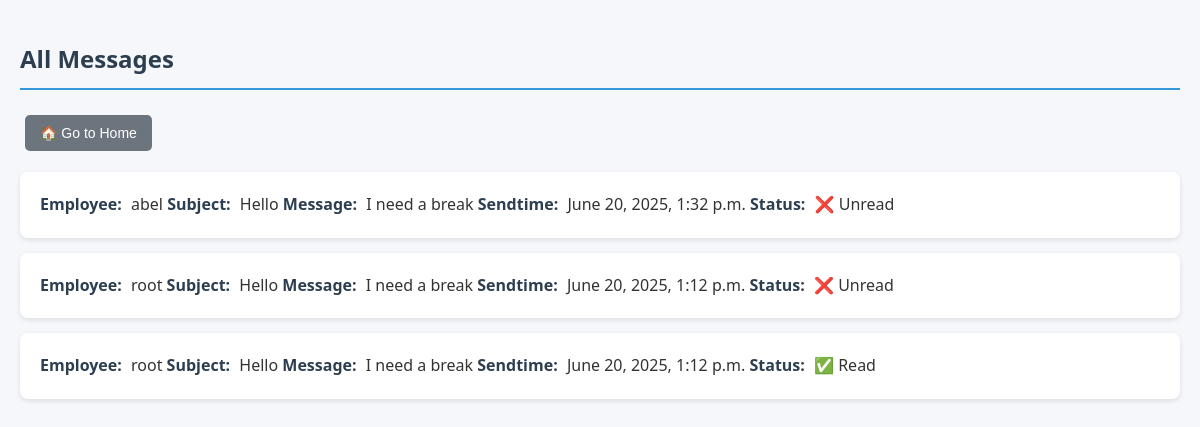
/inbox (signed in), run on an earlier commit of the app's database.
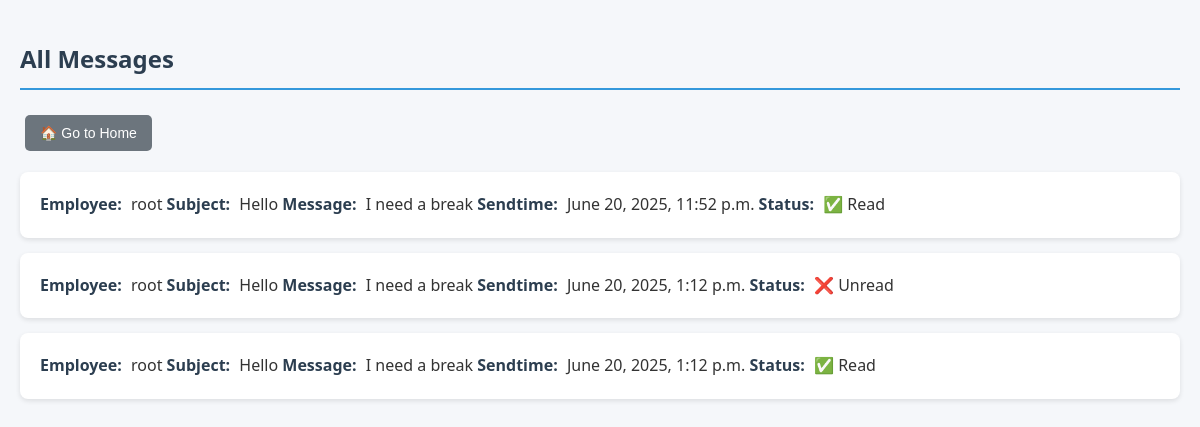
And on a later commit of the database.
### home/models.py (models this page shows, shortened)
class Message(models.Model):
    sender = models.ForeignKey(User, on_delete=models.CASCADE, related_name='sent_messages')
    subject = models.CharField(max_length=200)
    body = models.TextField()
    sent_at = models.DateTimeField(default=timezone.now)
    read = models.BooleanField(default=False, null=True)

### home/views.py (the view, shortened to what this page needs)
# urls.py: path('inbox', views.inbox, name='inbox'),
@login_required(login_url='signin')
def inbox(request):
    sended_user = Message.objects.filter(sender=request.user).order_by('-sent_at')
    message = Message.objects.all().order_by('-sent_at')
    context = {
        'sended_user': sended_user,
        'message': message,
    }
    return render(request, 'inbox.html', context)

### templates/inbox.html (shortened to what this page needs)
{% load static %}
<!DOCTYPE html>
<html lang="en">
<head>
    <link rel="stylesheet" href="{% static 'sheduler/inbox.css' %}">
        <h2>All Messages</h2>
        <div>
            <a href="{% url 'index' %}">
                <button>🏠 Go to Home</button>
            </a>
        </div>
        <ul>
            {% for message in message %}
                <li>
                    <strong>Employee:</strong> {{ message.sender }}
                    <strong>Subject:</strong> {{ message.subject }}
                    <strong>Message:</strong> {{ message.body }}
                    <strong>Sendtime:</strong> {{ message.sent_at }}
                    <strong>Status:</strong>
                        {% if message.read %}
                            ✅ Read
                        {% else %}
                            ❌ Unread
                        {% endif %}
                </li>
            {% empty %}
                <li>No messages available.</li>
            {% endfor %}
        </ul>
</head>
<body>

What changed in the data, as far as the page shows it:
removed Message: sender "abel", subject "Hello", body "I need a break", sent_at "June 20, 2025, 1:32 p.m.", read "❌ Unread"
added Message: sender "root", subject "Hello", body "I need a break", sent_at "June 20, 2025, 11:52 p.m.", read "✅ Read"
